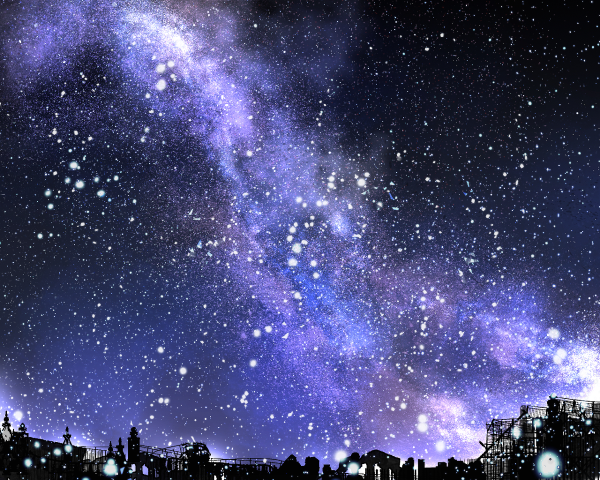
#> input picture hw1/background1.jpg, 1200 x 960 px, found by its file name (shown at 1/2 size)
$ python hw1_morph.py
#> lines starting #> are read from the running program, lines starting #| are printed output that depends on the picture; after the words box and inside, x2 and y2 are one past the last pixel; in counts of white or black regions, pixels touching at a corner belong together
import cv2
import numpy as np

kernel1=np.array([    #二維陣列
    [200,200,200],
    [200,200,200],
    [200,200,200]
])
kernel2=np.ones((20,20),np.uint8)

im = cv2.imread('course\\background1.jpg',0)
#> im: shape (960, 1200); min 0, max 255, mean 76.4
im=cv2.resize(im,(0,0),fx=0.5,fy=0.5)
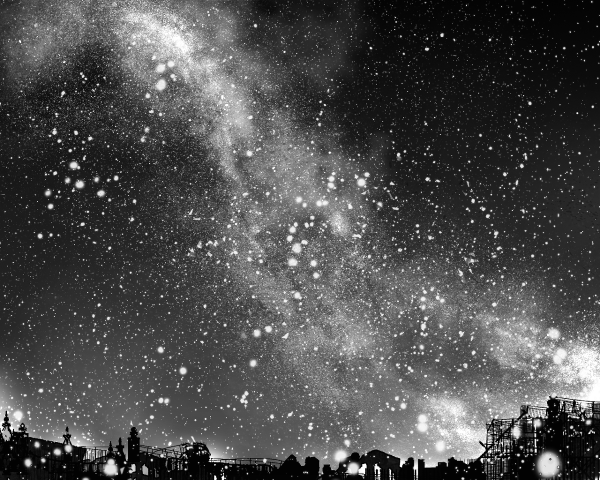
#> im: shape (480, 600); min 0, max 255, mean 76.5

image = cv2.medianBlur(im,3)
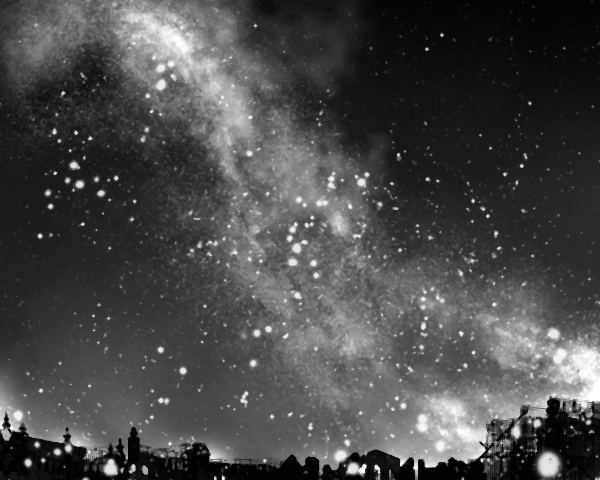
#> image: shape (480, 600); min 2, max 255, mean 73

ret,th1 = cv2.threshold(image,100,255 ,cv2.THRESH_BINARY)
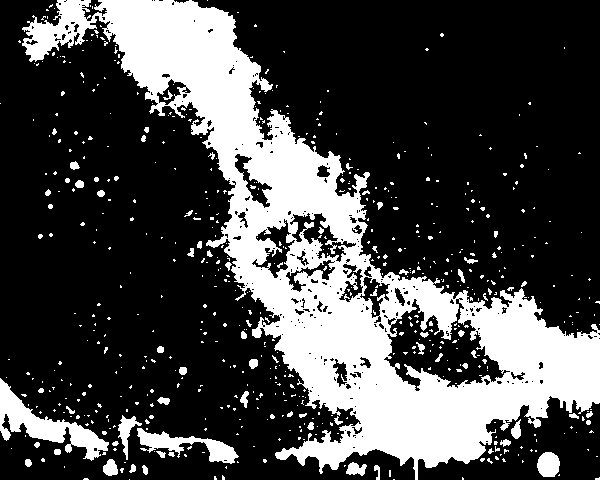
#> th1: shape (480, 600); 27.8% white; 620 white regions (552 under 20 px), largest, box (x1, y1, x2, y2) and area: (22, 0, 600, 480) 69730, (0, 378, 109, 461) 2693, (137, 428, 239, 464) 1319
cv2.imshow("Ief",th1)
cv2.waitKey(0)

erosion1=cv2.erode(th1,kernel2,iterations=1)
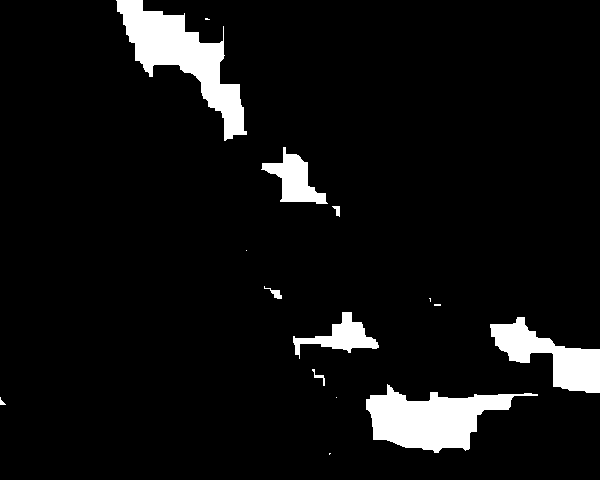
#> erosion1: shape (480, 600); 6.7% white; 15 white regions (6 under 20 px), largest, box (x1, y1, x2, y2) and area: (116, 0, 247, 141) 6380, (366, 384, 538, 453) 5889, (490, 317, 600, 393) 3665
cv2.imshow("Ief2",erosion1)
cv2.waitKey(0)

dilate1=cv2.dilate(th1,kernel2,iterations=1)
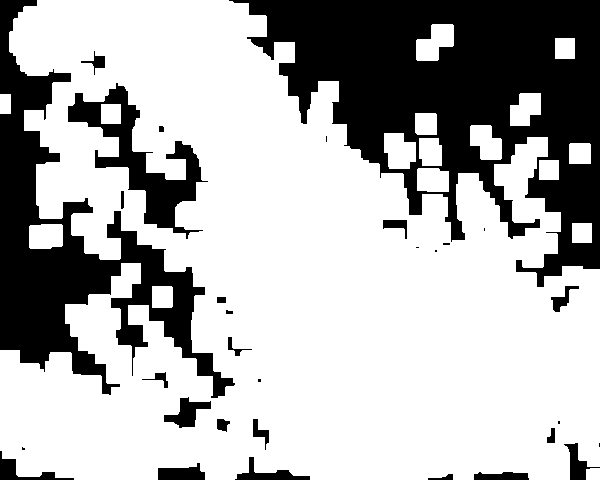
#> dilate1: shape (480, 600); 69.9% white; 31 black regions (9 under 20 px), largest, box (x1, y1, x2, y2) and area: (229, 0, 600, 287) 50771, (0, 0, 235, 398) 25371, (68, 83, 208, 239) 5863
cv2.imshow("Ief1",dilate1)
cv2.waitKey(0)

opening = cv2.morphologyEx(th1, cv2.MORPH_OPEN, kernel2)
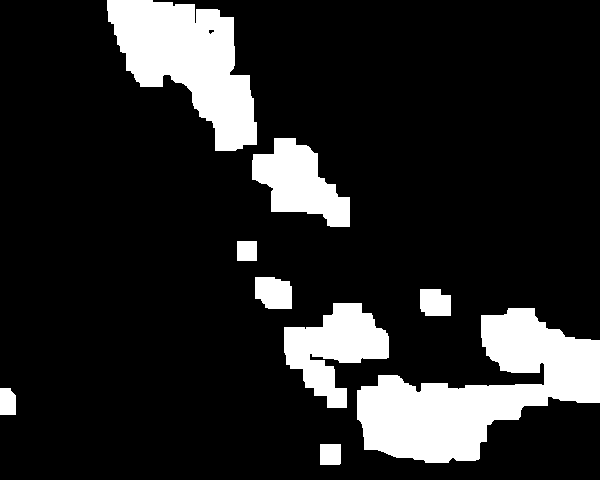
#> opening: shape (480, 600); 15.5% white; 9 white regions, largest, box (x1, y1, x2, y2) and area: (357, 308, 600, 463) 18243, (107, 0, 257, 151) 12512, (284, 303, 389, 408) 5840
cv2.imshow("Ief3",opening)
cv2.waitKey(0)


closing = cv2.morphologyEx(th1, cv2.MORPH_CLOSE, kernel2)
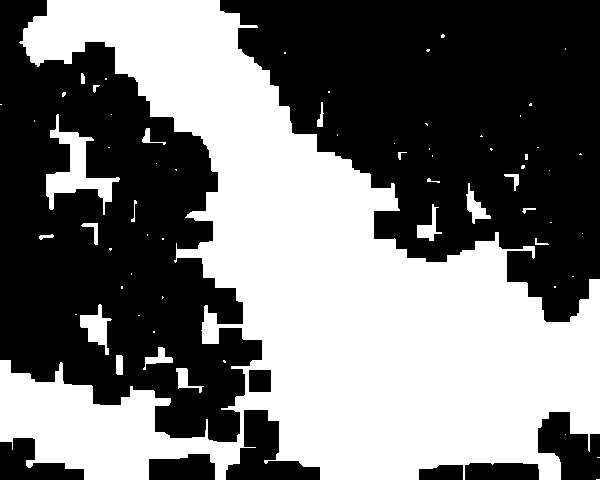
#> closing: shape (480, 600); 45.7% white; 64 white regions (44 under 20 px), largest, box (x1, y1, x2, y2) and area: (0, 0, 600, 480) 126340, (46, 114, 120, 215) 2263, (80, 304, 112, 355) 717
cv2.imshow("Ief4",closing)
cv2.waitKey(0)
